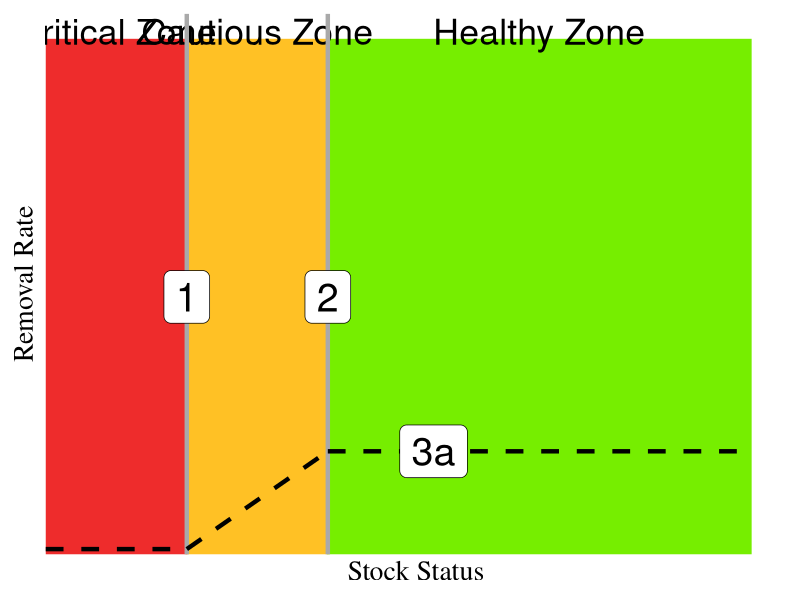

R code for this plot: (Note: this script raises an error after producing the figure.)
library(tidyverse)
library(ggthemes)
library(cowplot)

theme_set(theme_tufte(base_size = 20))

d=data.frame(x1=c(0,0.2,0.4), x2=c(0.2,0.4,1), y1=c(0,0,0), y2=c(1,1,1), 
             t=factor(c('Critical Zone','Cautious Zone','Healthy Zone'),
                      levels=c('Critical Zone','Cautious Zone','Healthy Zone')), 
             r=c("firebrick2","goldenrod1",'chartreuse2'))
ln <- data.frame(x=c(0.0,0.2,0.2,0.4,0.4,1),y=c(0.01,0.01,0.01,0.2,0.2,0.2),grp = c(rep("Critical Zone",2),
                                                                      rep("Cautious Zone",2),
                                                                      rep("Healthy Zone",2)))
labs <- data.frame(x=c(0.2,0.4,0.55),y=c(0.5,0.5,0.2),label = c(1,2,"3a"))

rp.plt <- ggplot() + 
                  geom_rect(data=d, mapping=aes(xmin=x1, xmax=x2, ymin=y1, ymax=y2, fill=t,color=t)) +
                  geom_text(data=d, aes(x=x1+(x2-x1)/2, y=1.015, label=t),size=9) +
                  geom_vline(xintercept = c(0.2,0.4),size=1.5,color='darkgrey') + 
                  geom_line(data=ln,aes(x=x,y=y,group=grp),size=1.5,linetype  ='dashed') + 
                  geom_label(data = labs,aes(x=x,y=y,label=label),size=10) +
                  theme(axis.line.y = element_line(arrow = grid::arrow(length = unit(0.3, "cm"), ends = "last")),
                        axis.line.x = element_line(arrow = grid::arrow(length = unit(0.3, "cm"), ends = "last")),
                        #axis.title.y = element_text(angle = 0),
                        legend.position = 'none') +
                  scale_x_continuous(limits=c(0, 1.05), expand = c(0, 0),breaks = NULL,name="Stock Status") +
                  scale_y_continuous(limits=c(0, 1.05), expand = c(0, 0),breaks=NULL,name="Removal Rate") +
                  scale_fill_manual(values = d$r) + scale_color_manual(values = d$r) 

save_plot("D:/Framework/SFA_25_26_2024/RefPts/Figures/Generic_RP_plot.png",base_height = 10,base_width = 15,plot = rp.plt)




d=data.frame(x1=c(0,0.2,0.4,0.7), x2=c(0.2,0.4,0.7,1), y1=c(0,0,0,0), y2=c(1,1,1,1), 
             t=factor(c('Critical Zone','Cautious Zone','Healthy Zone below TRP','Healthy Zone above TRP'),
                      levels=c('Critical Zone','Cautious Zone','Healthy Zone below TRP','Healthy Zone above TRP')), 
             r=c("firebrick2","goldenrod1",'chartreuse2','chartreuse2'))
ln <- data.frame(x=c(0.0,0.2,0.2,0.4,0.4,0.7,0.7,1),y=c(0.01,0.01,0.01,0.2,0.2,0.2,0.3,0.3),grp = c(rep("Critical Zone",2),
                                                                                                    rep("Cautious Zone",2),
                                                                                                    rep("Healthy Zone",2),
                                                                                                    rep("Healthy Zone 2",2)))
labs <- data.frame(x=c(0.2,0.4,0.55,0.7,0.85),y=c(0.5,0.5,0.2,0.5,0.3),label = c(1,2,"3a",4,"3b"))

rp.plt2 <- ggplot() + 
  geom_rect(data=d, mapping=aes(xmin=x1, xmax=x2, ymin=y1, ymax=y2, fill=t,color=t)) +
  geom_text(data=d, aes(x=x1+(x2-x1)/2, y=1.015, label=t),size=9) +
  geom_vline(xintercept = c(0.2,0.4,0.7),size=1.5,color='darkgrey') + 
  geom_line(data=ln,aes(x=x,y=y,group=grp),size=1.5,linetype  ='dashed') + 
  geom_label(data = labs,aes(x=x,y=y,label=label),size=10) +
  theme(axis.line.y = element_line(arrow = grid::arrow(length = unit(0.3, "cm"), ends = "last")),
        axis.line.x = element_line(arrow = grid::arrow(length = unit(0.3, "cm"), ends = "last")),
        #axis.title.y = element_text(angle = 0),
        legend.position = 'none') +
  scale_x_continuous(limits=c(0, 1.05), expand = c(0, 0),breaks = NULL,name="Stock Status") +
  scale_y_continuous(limits=c(0, 1.05), expand = c(0, 0),breaks=NULL,name="Removal Rate") +
  scale_fill_manual(values = d$r) + scale_color_manual(values = d$r) 

save_plot("D:/Framework/SFA_25_26_2024/RefPts/Figures/TRP_RP_plot.png",base_height = 10,base_width = 15,plot = rp.plt2)
